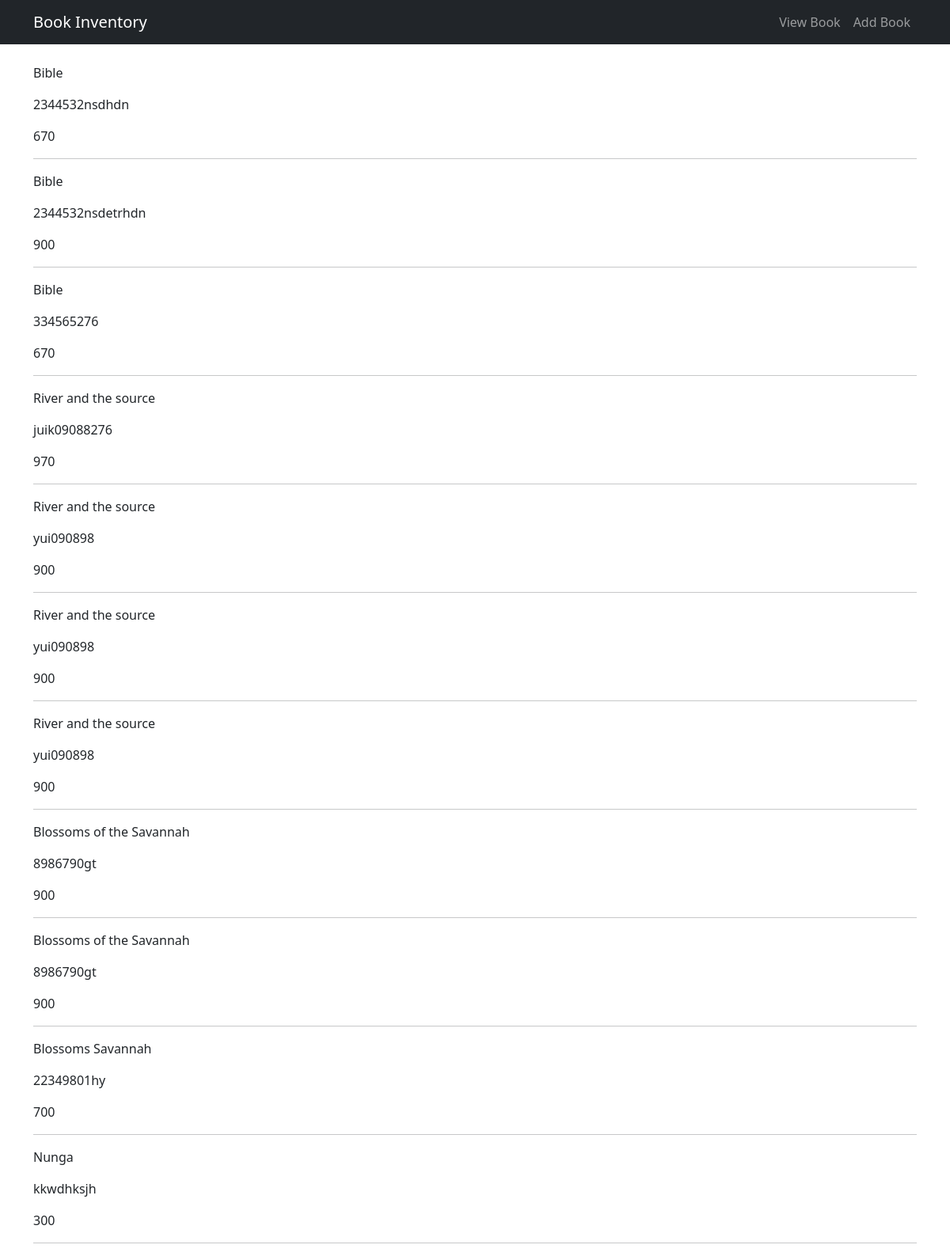
The page / on the database its author committed.
### myapp/models.py (models this page shows)
class Book(models.Model):
    title = models.CharField(max_length=200)
    category = models.CharField(choices=CATEGORIES, max_length=200)
    year = models.IntegerField()
    cost = models.IntegerField()
    isbn = models.CharField(max_length=25, null=True)
    created_at = models.DateTimeField(auto_now_add=True)
    published = models.BooleanField(default=False)
    class Meta:
        db_table = 'Books'  # i want my table to be called Books

### myapp/views.py (the view)
# urls.py: path('',views.view_book,name='view_book'),
def view_book(request):
    books = Book.objects.all()
    return render(request, 'view_book.html', {'books': books})

### templates/view_book.html (shortened to what this page needs)
{% extends "master.html" %}
{% block content %}
    <div class="container">
    {% for book in books %}
           <p>{{ book.title }}</p>
           <p> {{ book.isbn }}</p>
           <p>{{ book.cost }}</p>
        <hr>
    {% endfor %}
    </div>
{% endblock %}

### templates/master.html (shortened to what this page needs)
<!doctype html>
<html lang="en">
<head>
      <link href="https://cdn.jsdelivr.net/npm/bootstrap@5.3.8/dist/css/bootstrap.min.css" rel="stylesheet">
</head>
<body>
<nav class="navbar navbar-expand-sm bg-dark navbar-dark mb-4">
  <div class="container ">
    <a class="navbar-brand" href="#"> Book Inventory</a>
    <div class="collapse navbar-collapse" id="collapsibleNavbar">
      <ul class="navbar-nav ms-auto">
        <li class="nav-item">
          <a class="nav-link" href="{% url 'view_book' %}">View Book</a>
        </li>
        <li class="nav-item">
          <a class="nav-link" href="{%  url 'add_book' %}">Add Book</a>
        </li>
      </ul>
    </div>
  </div>
</nav>
{% block content %}
{% endblock %}
</body>
</html>

### rows shown on the page
Book: title "Bible", isbn "2344532nsdhdn", cost "670"
Book: title "Bible", isbn "2344532nsdetrhdn", cost "900"
Book: title "Bible", isbn "334565276", cost "670"
Book: title "River and the source", isbn "juik09088276", cost "970"
Book: title "River and the source", isbn "yui090898", cost "900"
Book: title "River and the source", isbn "yui090898", cost "900"
Book: title "River and the source", isbn "yui090898", cost "900"
Book: title "Blossoms of the Savannah", isbn "8986790gt", cost "900"
Book: title "Blossoms of the Savannah", isbn "8986790gt", cost "900"
Book: title "Blossoms Savannah", isbn "22349801hy", cost "700"
Book: title "Nunga", isbn "kkwdhksjh", cost "300"
